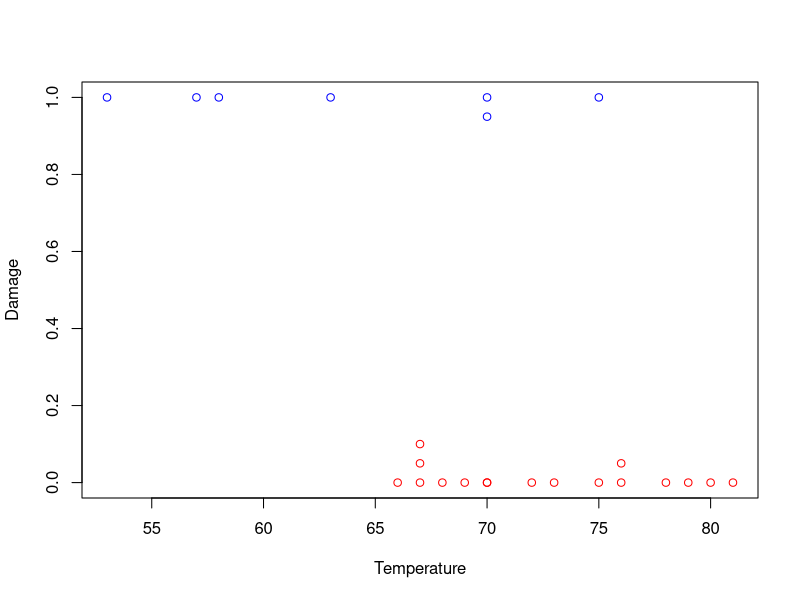
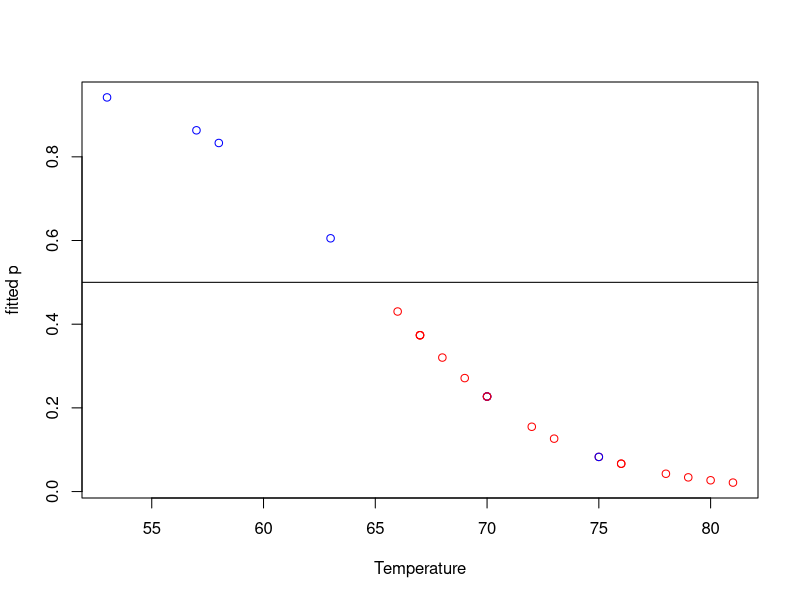

Generate these figures, in order, with R:
challenger = read.table("challenger.dat",head=T)
attach(challenger)
Temperature;
Damage = (NFailed > 0)
Dp = as.numeric(Damage) 
Dp[14] = Dp[14]+0.05;Dp[17] = Dp[17]+0.1;Dp[23] = Dp[23]+0.05;
Dp[13] = Dp[13]-0.05;
 
plot(Temperature,Dp,xlab="Temperature",ylab="Damage",
     col = c("red", "blue")[factor(Damage)])
lgstmodel = glm(Damage~Temperature, family=binomial(link="logit")); 
summary(lgstmodel)
phat = fitted(lgstmodel)
ghat = phat > 0.5
 
plot(Temperature, phat,xlab="Temperature",ylab="fitted p",
     col = c("red", "blue")[factor(Damage)])
abline(h=0.5)
##############################################################
